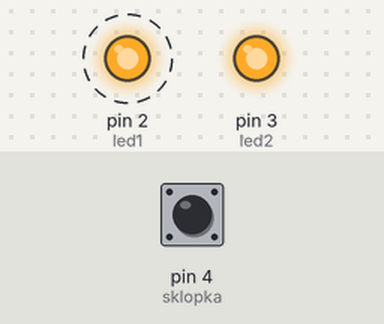
Bench run of a sketch on a simulated Arduino Uno, built with avr-gcc and run on an emulated ATmega328P. Shown: output pins drawn as LEDs (lit = HIGH). Dashed ring = blinking. The inputs (shaded band) are chosen by the test bench; at power-on: pin 4 (sklopka) HIGH.

Above: at 1.3 s.
1.7 s: pin 4 (sklopka) pulled LOW for 0.5 s
At 2.3 s:
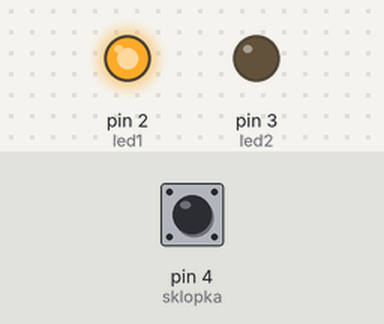
4.7 s: pin 4 (sklopka) pulled LOW for 3.2 s
At 8.3 s:
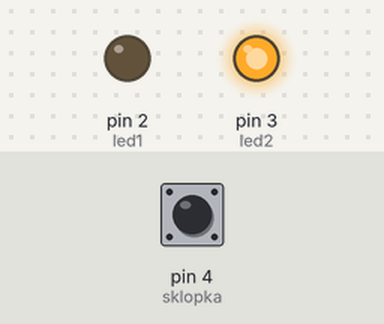
Timing chart, 0 to 15.4 s (numbered marks = the images above; inputs shaded):
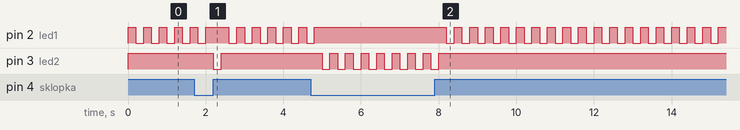

The sketch:

K415.ino
```cpp
int led1 = 2;                      //definiraj led1 = 2
int led2 = 3;                      //definiraj led2 = 3
int sklopka = 4;                   //definiraj tipkalo = 4

void setup() {
  pinMode(led1, OUTPUT);           //postavi izvod led1 kao izlazni
  pinMode(led2, OUTPUT);           //postavi izvod led2 kao izlazni
  pinMode(sklopka, INPUT_PULLUP);  //postavi izvod tipkalo kao ulazni
  digitalWrite(led1, LOW);         //isključi led diodu - početno stanje
  digitalWrite(led2, LOW);         //isključi led diodu - početno stanje
}

void loop() {
  if(digitalRead(sklopka)==LOW){   //ako je sklopka zatvorena
    digitalWrite(led1, HIGH);      //uključi LED diodu 1
    digitalWrite(led2, HIGH);      //uključi LED diodu 2
    delay(200);                    //čekaj 200 ms
    digitalWrite(led2, LOW);       //isključi LED diodu 2
    delay(200);                    //čekaj 200 ms
  } else {                         //inače (ako je sklopka otvorena)
    digitalWrite(led2, HIGH);      //uključi LED diodu 2
    digitalWrite(led1, HIGH);      //uključi LED diodu 1
    delay(200);                    //čekaj 200 ms
    digitalWrite(led1, LOW);       //isključi LED diodu 1
    delay(200);                    //čekaj 200 ms
  }
}
```

Measured:
- after the input at 1.7 s, pin 3 (led2): HIGH → LOW after 0.50 s, → HIGH 0.20 s later
- after the input at 4.7 s, pin 3 (led2): alternates HIGH for 0.20 s and LOW for 0.20 s, 16 changes in all, then stays HIGH, starting after 0.30 s
- by itself, pin 2 (led1): repeats every 0.40 s: LOW 0.20 s, HIGH 0.20 s
